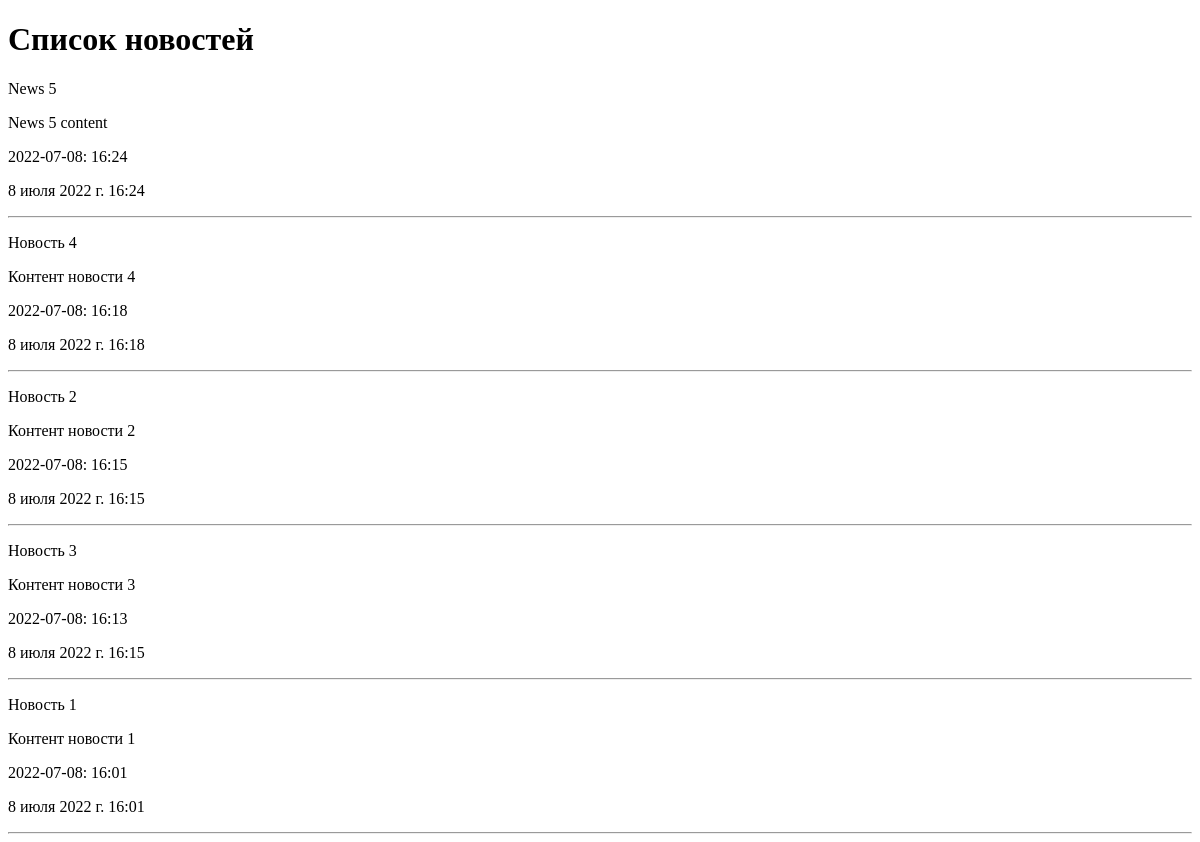
Before: /news/ with the older database file.
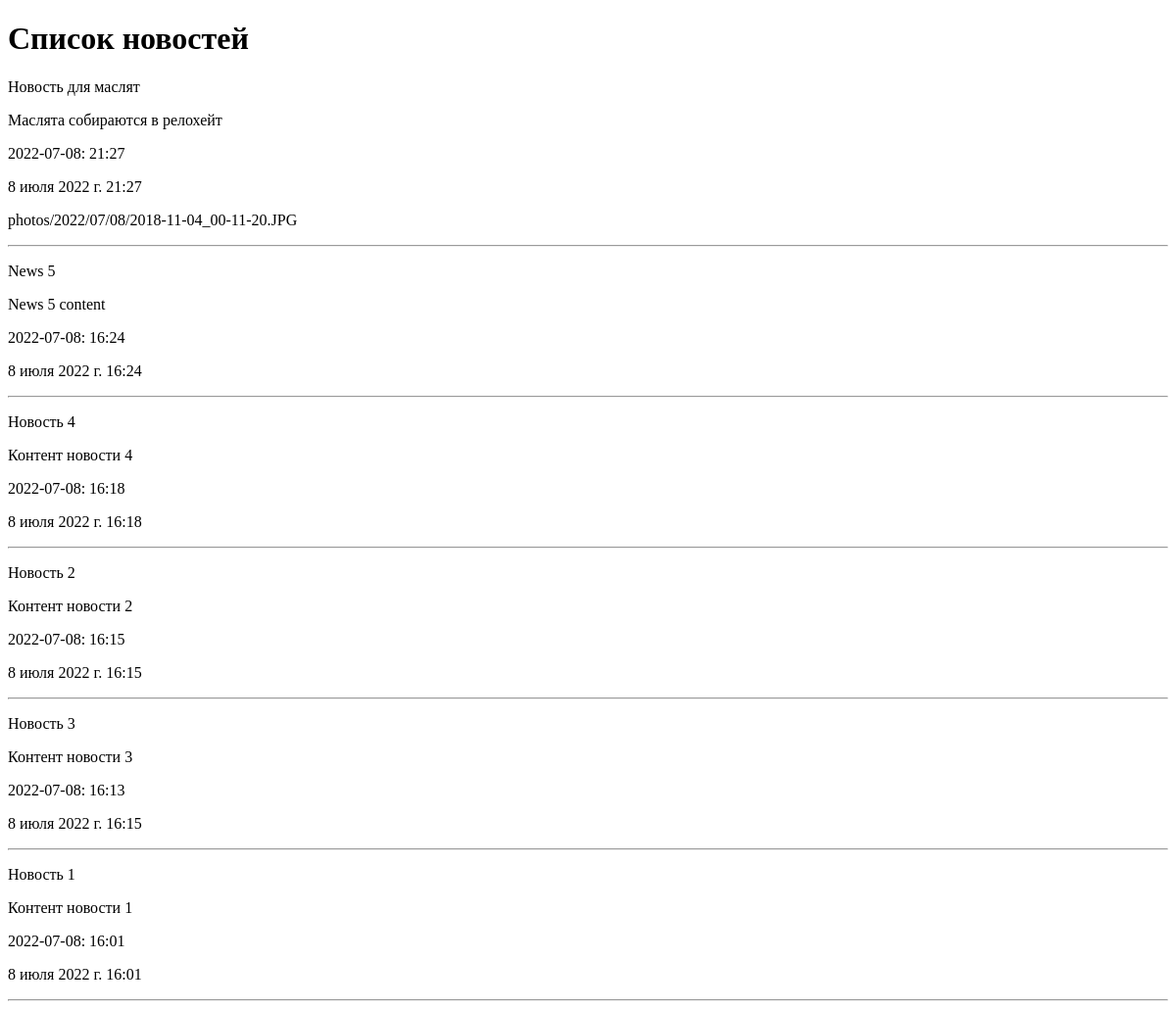
After: the same page with the newer database file.
### news/models.py (models this page shows, shortened)
class News(models.Model):
    title = models.CharField(max_length=150, verbose_name='Наименование')
    content = models.TextField(blank=True, verbose_name='Контент')
    created_at = models.DateTimeField(auto_now_add=True, verbose_name='Опубликовано')
    updated_at = models.DateTimeField(auto_now=True, verbose_name='Обновлено')
    photo = models.ImageField(upload_to='photos/%Y/%m/%d/', verbose_name='Фото', blank=True)
    is_published = models.BooleanField(default=True, verbose_name='Активно')
    category = models.ForeignKey('Category', on_delete=models.PROTECT, null=True, blank=True, verbose_name='Категория')
    class Meta:
        verbose_name = 'Новость'
        verbose_name_plural = 'Новости'
        ordering = ['-created_at']

### news/views.py (the view)
# urls.py: path('', index),
def index(request):
    news = News.objects.all()
    context = {
        'news': news,
        'title': 'Список новостей'
    }
    return render(request, template_name='news/index.html', context=context)

### news/templates/news/index.html (shortened to what this page needs)
<!DOCTYPE html>
<html lang="en">
<head>
</head>
<body>
<h1>{{ title }}</h1>
{% for item in news %}
<div>
    <p>{{ item.title  }}</p>
    <p>{{ item.content }}</p>
    <p>{{ item.created_at|date:"Y-m-d: H:i"}}</p>
    <p>{{ item.updated_at }}</p>
    <p>{{ item.photo }}</p>
</div>
<hr>
{% endfor %}
</body>
</html>

Changed rows visible on the page:
added News: title "Новость для маслят", content "Маслята собираются в релохейт", created_at "2022-07-08: 21:27", updated_at "8 июля 2022 г. 21:27", photo "photos/2022/07/08/2018-11-04_00-11-20.JPG"
